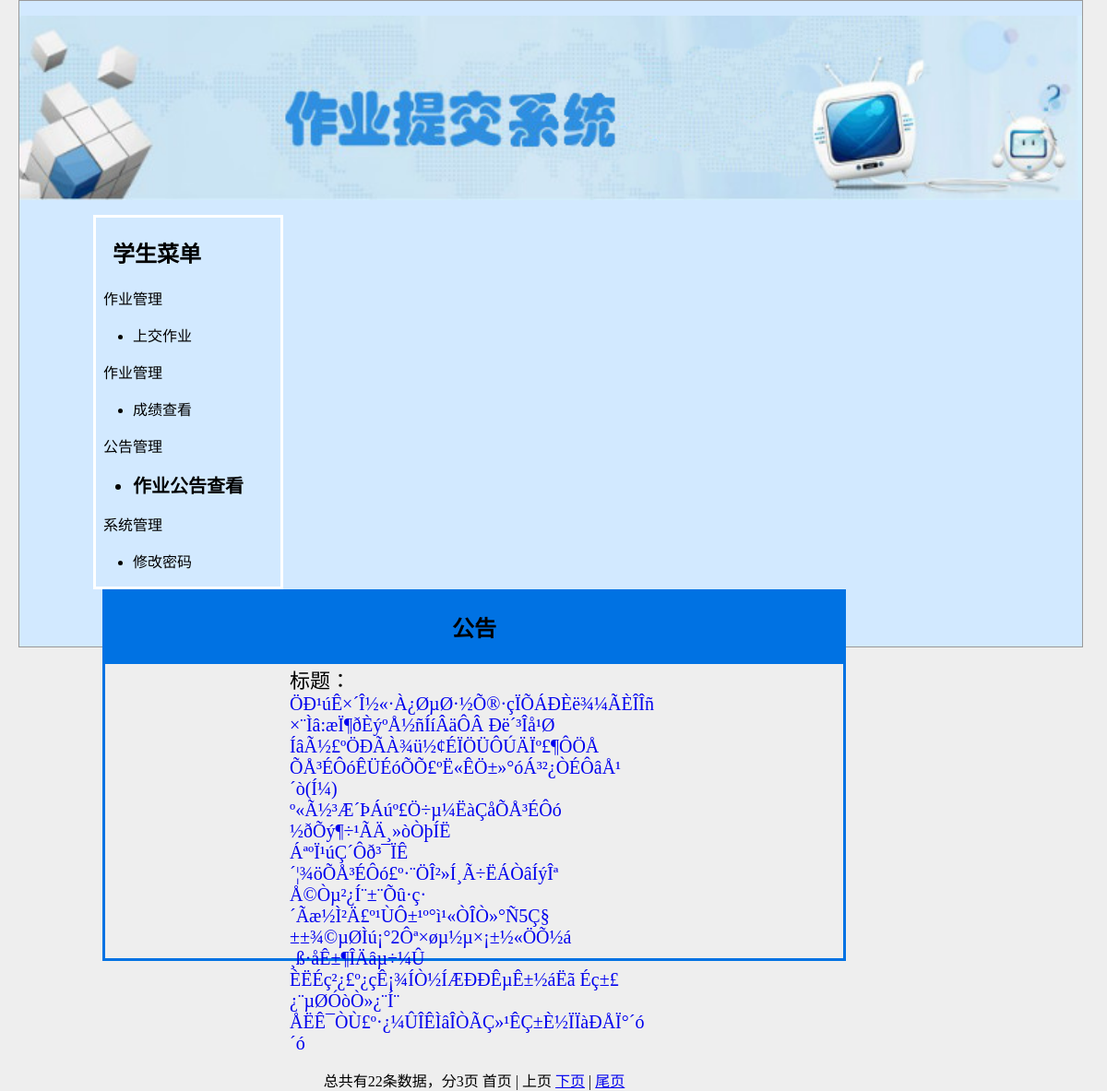
Page /phps/index.php on the committed database.
### tables this page shows
CREATE TABLE `book` (
  `id` int(4) NOT NULL auto_increment,
  `name` varchar(100) NOT NULL,
  `content` longtext NOT NULL,
  PRIMARY KEY  (`id`)
);

### phps/index.php (the view, shortened to what this page needs)
<!DOCTYPE html PUBLIC "-//W3C//DTD XHTML 1.0 Transitional//EN" "http://www.w3.org/TR/xhtml1/DTD/xhtml1-transitional.dtd">
<html xmlns="http://www.w3.org/1999/xhtml">
<head>
<link rel="stylesheet" href="css/css.css" type="text/css" />
</head>
<body>
<div class="box3">
    <div>
	  <p align="center">  <img src="..\img\head.png" align="center" width="100%" height=200px></img></p>
    </div>
    <div class="box1">
     <h2>&nbsp;&nbsp;&nbsp;学生菜单</h2>
     &nbsp;&nbsp;作业管理
     <ul type="disc">
       <li><a href="../filesupload/index.php" STYLE='text-decoration:none;COLOR:black'>上交作业</a></li>
       </ul>
       &nbsp;&nbsp;作业管理
     <ul type="disc">
       <li><a href="../stu/mysqli_showlist.php" STYLE='text-decoration:none;COLOR:black'>成绩查看</a></li>
       </ul>
       &nbsp;&nbsp;公告管理
     <ul type="disc">
       <li class="zi1"><a href="./index.php" STYLE='text-decoration:none;COLOR:black'>作业公告查看</a></li>
       </ul>
     &nbsp;&nbsp;系统管理
     <ul type="disc">
       <li><a href="../upload/changepassword.php" STYLE='text-decoration:none;COLOR:black'>修改密码</a></li>
       </ul>
     <a href="../index.php" STYLE='text-decoration:none;COLOR:black'>&nbsp;&nbsp;退出系统</a>
    </div>
    <div class="box2" >
<table width=800px height=50px bgcolor="#0072E3">
      <tr><th><h2>公告</h2></th></tr>
    </table>
<table width="400" border="0" align="center" cellpadding="0" cellspacing="0" bordercolor="#CCCCCC" align="center">
  <tr>
    <td class="zi">标题：</td>
  </tr>
<?php
$sql="select * from book order by id";
$result=mysql_query($sql);
$num=mysql_num_rows($result);
$pagesize=10;
$page=@$_GET['page'];
if (empty($page)) {
    $page=1;
}
$totalpage=ceil($num/$pagesize);
$begin=($page-1)*$pagesize;
$sql=$sql." limit $begin,$pagesize";
$result=mysql_query($sql);
while($row=mysql_fetch_array($result)){
?>
  <tr>
    <td><div class="liu"><a href="liuyan_detail.php?id=<?php echo $row['id'];?>"><?php echo $row['name'];?></a></div></td>
  </tr>
<?php }?>
</table>
<p>
<div class="xia">总共有<?php echo $num;?>条数据，分<?php echo $totalpage;?>页
<?php
if ($page==1) {
?>
首页 | 上页
<?php
}else {
?>
<a href="index.php?pag=1">首页</a> | <a href="index.php?page=<?php echo $page-1;?>">上页</a>
<?php }?>
<?php
if ($page==$totalpage) {
?>
下页 | 尾页
<?php
}else {
?>
<a href="index.php?page=<?php echo $page+1?>">下页</a> | <a href="index.php?page=<?php echo $totalpage;?>">尾页</a>
<?php }?>
</div>
</div>
</body>
</html>

### phps/css/css.css (style rules this page uses)
body { font:"΢���ź�"; margin:0px; font-size:16px; }
.liu a { text-decoration:none; font-size:20px; }
.xia { text-align:center; }

### phps/index.php (style rules this page uses)
body { background-color:#eee;margin:0;padding:0; }
.box3 { margin-left: 20px; background-color: #D2E9FF; width:96%; height:700px; border-bottom-width:1px; border-bottom-style: solid; border-bottom-color:#999; border-left-width: 1px; border-left-style: solid; border-left-color:#999; border-top-width:1px; border-top-style:solid; border-top-color:#999; border-right-width:1px; border-right-style: solid; border-right-color:#999; }
.box1 { margin-left: 80px; width:200px; height:400px; float: left; border-bottom-width:3px; border-bottom-style:solid; border-bottom-color:#FFF; border-left-width: 3px; border-left-style: solid; border-left-color:#FFF; border-top-width:3px; border-top-style: solid; border-top-color:#FFF; border-right-width:3px; border-right-style: solid; border-right-color:#FFF; }
.box2 { float:left; margin-left: 90px; width: 800px; height:400px; border-bottom-width:3px; border-bottom-style:solid; border-bottom-color:#0072E3; border-left-width:3px; border-left-style: solid; border-left-color:#0072E3; border-right-width:3px; border-right-style:solid; border-right-color:#0072E3; }
.zi { font-size:22px; }
.zi1 { font-weight: bold; font-size:20px; }

### rows in the picture
book: name "ÖÐ¹úÊ×´Î½«·À¿ØµØ·½Õ®·çÏÕÁÐÈë¾­¼ÃÈÎÎñ"
book: name "×¨Ìâ:æÏ¶ðÈýºÅ½ñÍíÂäÔÂ Ðë´³Îå¹Ø"
book: name "ÍâÃ½£ºÖÐÃÀ¾ü½¢ÉÏÖÜÔÚÄÏº£¶ÔÖÅ"
book: name "ÕÅ³ÉÔóÊÜÉóÕÕ£ºË«ÊÖ±»°óÁ³²¿ÒÉÔâÅ¹´ò(Í¼)"
book: name "º«Ã½³Æ´ÞÁúº£Ö÷µ¼ËàÇåÕÅ³ÉÔó ½ðÕý¶÷¹ÃÄ¸»òÒþÍË"
book: name "ÁªºÏ¹úÇ´Ôð³¯ÏÊ´¦¾öÕÅ³ÉÔó£º·¨ÖÎ²»Í¸Ã÷ËÁÒâÍýÎª"
book: name "Å©Òµ²¿Í¨±¨Õû·ç·´Ãæ½Ì²Ä£º¹ÙÔ±¹º°ì¹«ÒÎÒ»°Ñ5Ç§"
book: name "±±¾©µØÌú¡°2Ôª×øµ½µ×¡±½«ÖÕ½á ¸ß·åÊ±¶ÎÄâµ÷¼Û"
book: name "ÈËÉç²¿£º¿çÊ¡¾ÍÒ½ÍÆÐÐÊµÊ±½áËã Éç±£¿¨µØÓòÒ»¿¨Í¨"
book: name "ÅËÊ¯ÒÙ£º·¿¼ÛÎÊÌâÎÒÃÇ»¹ÊÇ±È½ÏÏàÐÅÏ°´ó´ó"

### other values in the picture
$num "22"
$totalpage "3"
